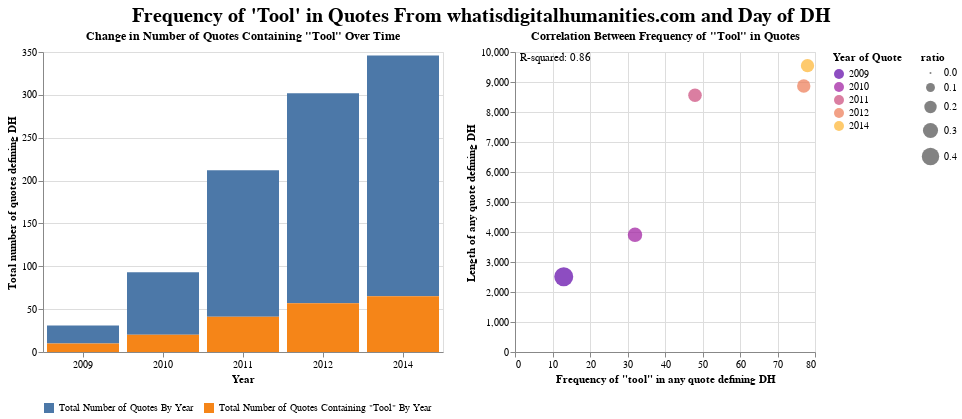

Notebook source saved alongside this figure:
### Code cell
whatisdh_chart

### Figure 1 — Vega-Lite specification as saved in the notebook (floating-point values rounded to 4 significant figures)
{"config": {"view": {"continuousWidth": 300, "continuousHeight": 300}, "axis": {"labelFont": "Garamond", "titleFont": "Garamond"}, "legend": {"labelFont": "Garamond", "titleFont": "Garamond"}, "title": {"anchor": "middle", "font": "Garamond", "fontSize": 20}}, "hconcat": [{"mark": {"type": "bar"}, "data": {"name": "data-d73c1a5b25f830b9dcc86bf96efd1e12"}, "encoding": {"color": {"field": "variable", "legend": {"labelLimit": 400, "orient": "bottom", "symbolLimit": 0, "title": ""}, "type": "nominal"}, "tooltip": [{"field": "year", "title": "Year", "type": "quantitative"}, {"field": "value", "title": "Total Number of Quotes", "type": "quantitative"}, {"field": "variable", "title": "Quote Category", "type": "nominal"}, {"field": "ratio", "format": ".2f", "title": "Ratio of Quotes", "type": "quantitative"}], "x": {"axis": {"labelAngle": 0}, "field": "year", "title": "Year", "type": "ordinal"}, "y": {"field": "value", "title": "Total number of quotes defining DH", "type": "quantitative"}}, "height": 300, "title": {"text": "Change in Number of Quotes Containing \"Tool\" Over Time", "fontSize": 12}, "width": 400}, {"layer": [{"mark": {"type": "circle"}, "encoding": {"color": {"field": "year", "legend": {"title": "Year of Quote"}, "scale": {"scheme": "plasma"}, "type": "nominal"}, "size": {"field": "ratio", "type": "quantitative"}, "tooltip": [{"field": "year", "title": "Year", "type": "quantitative"}, {"field": "tool_frequency", "title": "Frequency of Tool in Quote", "type": "quantitative"}, {"field": "quote_length", "title": "Quote Length", "type": "quantitative"}, {"field": "scaled_tool_frequency", "format": ".2f", "title": "Scaled Frequency of Tool in Quote", "type": "quantitative"}], "x": {"axis": {"title": "Frequency of \"tool\" in any quote defining DH"}, "field": "tool_frequency", "type": "quantitative"}, "y": {"axis": {"title": "Length of any quote defining DH"}, "field": "quote_length", "type": "quantitative"}}, "title": {"text": "Correlation Between Frequency of \"Tool\" in Quotes", "fontSize": 12}}, {"mark": {"type": "line", "color": "red"}, "encoding": {"color": {"legend": null}, "size": {"field": "ratio", "type": "quantitative"}, "tooltip": [{"field": "year", "title": "Year", "type": "quantitative"}, {"field": "tool_frequency", "title": "Frequency of Tool in Quote", "type": "quantitative"}, {"field": "quote_length", "title": "Quote Length", "type": "quantitative"}, {"field": "scaled_tool_frequency", "format": ".2f", "title": "Scaled Frequency of Tool in Quote", "type": "quantitative"}], "x": {"axis": {"title": "Frequency of \"tool\" in any quote defining DH"}, "field": "tool_frequency", "type": "quantitative"}, "y": {"axis": {"title": "Length of any quote defining DH"}, "field": "quote_length", "type": "quantitative"}}, "title": {"text": "Correlation Between Frequency of \"Tool\" in Quotes", "fontSize": 12}, "transform": [{"on": "tool_frequency", "regression": "quote_length", "method": "linear"}]}, {"mark": {"type": "text", "align": "left", "baseline": "top", "color": "black", "dx": 5, "text": "R-squared: 0.86"}, "data": {"name": "data-632f61fef1e2fccc41daf02461a934b2"}, "encoding": {"x": {"value": 0}, "y": {"value": 0}}}], "data": {"name": "data-201de5f76502d8bc9c8ef28a63b73639"}, "width": 300}], "datasets": {"data-d73c1a5b25f830b9dcc86bf96efd1e12": [{"year": 2009, "ratio": 0.4762, "variable": "Total Number of Quotes By Year", "value": 21}, {"year": 2010, "ratio": 0.274, "variable": "Total Number of Quotes By Year", "value": 73}, {"year": 2011, "ratio": 0.2398, "variable": "Total Number of Quotes By Year", "value": 171}, {"year": 2012, "ratio": 0.2327, "variable": "Total Number of Quotes By Year", "value": 245}, {"year": 2014, "ratio": 0.2313, "variable": "Total Number of Quotes By Year", "value": 281}, {"year": 2009, "ratio": 0.4762, "variable": "Total Number of Quotes Containing \"Tool\" By Year", "value": 10}, {"year": 2010, "ratio": 0.274, "variable": "Total Number of Quotes Containing \"Tool\" By Year", "value": 20}, {"year": 2011, "ratio": 0.2398, "variable": "Total Number of Quotes Containing \"Tool\" By Year", "value": 41}, {"year": 2012, "ratio": 0.2327, "variable": "Total Number of Quotes Containing \"Tool\" By Year", "value": 57}, {"year": 2014, "ratio": 0.2313, "variable": "Total Number of Quotes Containing \"Tool\" By Year", "value": 65}], "data-201de5f76502d8bc9c8ef28a63b73639": [{"year": 2009, "total_counts": 21, "tool_counts": 10, "quote_length": 2510, "tool_frequency": 13, "scaled_tool_frequency": 0.1588, "ratio": 0.4762}, {"year": 2010, "total_counts": 73, "tool_counts": 20, "quote_length": 3908, "tool_frequency": 32, "scaled_tool_frequency": 0.6176, "ratio": 0.274}, {"year": 2011, "total_counts": 171, "tool_counts": 41, "quote_length": 8558, "tool_frequency": 48, "scaled_tool_frequency": 1.249, "ratio": 0.2398}, {"year": 2012, "total_counts": 245, "tool_counts": 57, "quote_length": 8865, "tool_frequency": 77, "scaled_tool_frequency": 2.395, "ratio": 0.2327}, {"year": 2014, "total_counts": 281, "tool_counts": 65, "quote_length": 9545, "tool_frequency": 78, "scaled_tool_frequency": 2.651, "ratio": 0.2313}], "data-632f61fef1e2fccc41daf02461a934b2": [{"x": 0, "y": 0}]}, "resolve": {"scale": {"color": "independent", "y": "independent"}}, "title": "Frequency of 'Tool' in Quotes From whatisdigitalhumanities.com and Day of DH", "$schema": "https://vega.github.io/schema/vega-lite/v5.15.1.json"}
